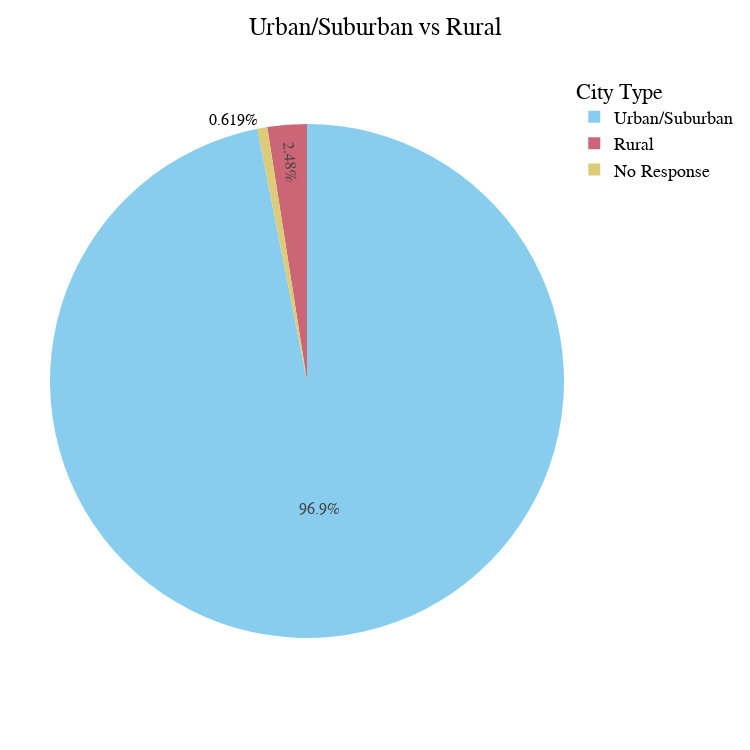

Notebook code cell kept with this figure:
### Code cell
# List of rural cities as provided by you
rural_cities = [
    "Kiruna", "Witzenhausen", "Vorchten", "Kingman", "Crymych", "Zittau",
    "South Harting, Petersfield", "Hope Town, Elbow Cay, Abaco"
]

# Normalize and classify each city
def classify_city(city):
    city = str(city)  # Convert city to string
    if pd.isna(city) or city.strip().lower() in ["n/a", "", "public authority", "i am a private individual"]:
        return "No Response"
    
    # Normalize city name by stripping spaces and using title case
    city_normalized = city.strip().title()
    if city_normalized in [c.title() for c in rural_cities]:
        return "Rural"
    else:
        return "Urban/Suburban"

# Apply the classification function to the city column
df['City Type'] = df['4. City (*If you are completing this survey as a fleet operator, public authority, etc. the primary city of your operations / city you represent)'].apply(classify_city)

# Count occurrences of each category (Urban/Suburban, Rural, No Response)
city_type_counts = df['City Type'].value_counts()

# Create a pie chart based on the classification
fig = px.pie(
    names=city_type_counts.index,
    values=city_type_counts.values,
    title='Urban/Suburban vs Rural vs No Response City Distribution',
    color_discrete_sequence=px.colors.qualitative.Safe,  # Preferred color palette
    width=750,
    height=750
)

# Apply the preferred layout settings
fig.update_layout(
    title_text='Urban/Suburban vs Rural',
    title_x=0.5,
    font=dict(
        family="Arial, sans-serif",
        size=18,
        color="black"
    ),
    legend_title_text='City Type',
    margin=dict(t=50, b=50, l=50, r=50)
)

fig.update_traces(
    hoverinfo='label+percent',
    textinfo='percent',
    textfont_size=16
)

# Display the plot
fig.show()

# Display total number of responses to verify that no rows were dropped
total_responses = df.shape[0]
print(f"Total number of responses: {total_responses}")

### Figure 1 — Plotly figure (JSON) as saved in the notebook; plotly's stock layout.template omitted (floating-point values rounded to 4 significant figures)
{"data": [{"domain": {"x": [0, 1], "y": [0, 1]}, "hoverinfo": "label+percent", "hovertemplate": "label=%{label}<br>value=%{value}<extra></extra>", "labels": ["Urban/Suburban", "Rural", "No Response"], "legendgroup": "", "name": "", "showlegend": true, "textfont": {"size": 16}, "textinfo": "percent", "type": "pie", "values": [313, 8, 2]}], "layout": {"font": {"color": "black", "family": "Arial, sans-serif", "size": 18}, "height": 750, "legend": {"title": {"text": "City Type"}, "tracegroupgap": 0}, "margin": {"b": 50, "l": 50, "r": 50, "t": 50}, "piecolorway": ["rgb(136, 204, 238)", "rgb(204, 102, 119)", "rgb(221, 204, 119)", "rgb(17, 119, 51)", "rgb(51, 34, 136)", "rgb(170, 68, 153)", "rgb(68, 170, 153)", "rgb(153, 153, 51)", "rgb(136, 34, 85)", "rgb(102, 17, 0)", "rgb(136, 136, 136)"], "title": {"text": "Urban/Suburban vs Rural", "x": 0.5}, "width": 750}}
